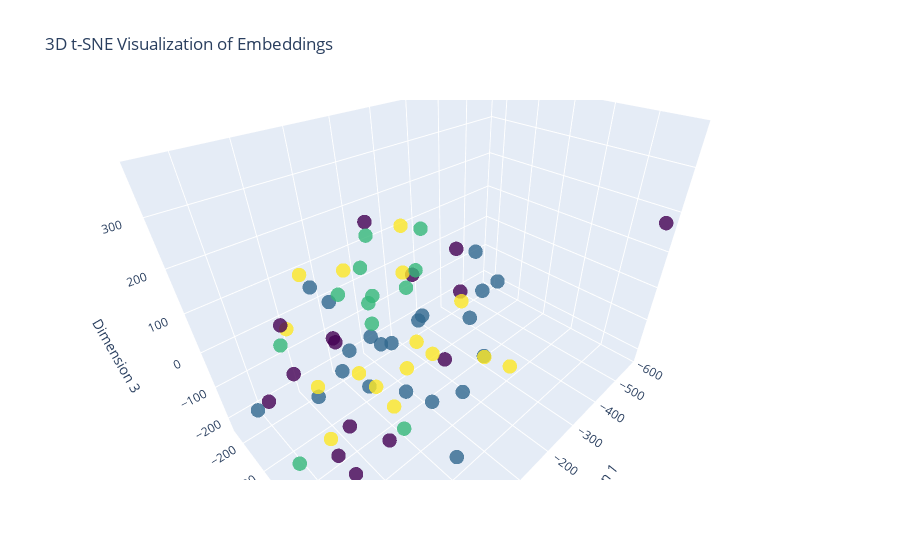

Notebook code for this chart:
### Markdown cell above
This code snippet provides a summary for generating a 3D t-SNE visualization of embeddings using Plotly. It demonstrates how words that are similar to each other are positioned closer together.

### Code cell
# Get the first batch from the validation data
batch = next(iter(valid_dataloader))

# Extract the text and offsets from the batch
label, text, offsets = batch

# Send the data to the device (GPU if available)
text = text.to(device)
offsets = offsets.to(device)

# Get the embeddings bag output for the batch
embedded = model.embedding(text, offsets)

# Convert the embeddings tensor to a numpy array
embeddings_numpy = embedded.detach().cpu().numpy()

# Perform t-SNE on the embeddings to reduce their dimensionality to 3D.
X_embedded_3d = TSNE(n_components=3).fit_transform(embeddings_numpy)

# Create a 3D scatter plot using Plotly
trace = go.Scatter3d(
    x=X_embedded_3d[:, 0],
    y=X_embedded_3d[:, 1],
    z=X_embedded_3d[:, 2],
    mode='markers',
    marker=dict(
        size=5,
        color=label.numpy(),  # Use label information for color
        colorscale='Viridis',  # Choose a colorscale
        opacity=0.8
    )
)

layout = go.Layout(title="3D t-SNE Visualization of Embeddings",
                   scene=dict(xaxis_title='Dimension 1',
                              yaxis_title='Dimension 2',
                              zaxis_title='Dimension 3'))

fig = go.Figure(data=[trace], layout=layout)
fig.show()

### Figure 1 — Plotly figure (JSON) as saved in the notebook; plotly's stock layout.template omitted (floating-point values rounded to 4 significant figures)
{"data": [{"marker": {"color": [1, 1, 0, 3, 0, 3, 3, 2, 1, 2, 1, 0, 1, 3, 2, 2, 0, 1, 0, 1, 1, 1, 1, 3, 0, 1, 0, 3, 0, 1, 0, 1, 1, 3, 3, 3, 3, 1, 2, 2, 2, 2, 0, 1, 1, 0, 1, 3, 3, 3, 2, 1, 3, 3, 0, 0, 1, 2, 3, 1, 2, 2, 0, 0], "colorscale": [[0, "#440154"], [0.1111, "#482878"], [0.2222, "#3e4989"], [0.3333, "#31688e"], [0.4444, "#26828e"], [0.5556, "#1f9e89"], [0.6667, "#35b779"], [0.7778, "#6ece58"], [0.8889, "#b5de2b"], [1, "#fde725"]], "opacity": 0.8, "size": 5}, "mode": "markers", "type": "scatter3d", "x": [-377.9, -156.0, 140.8, 169.5, -115.4, 80.34, 138.8, 47.84, -262.2, 22.98, 139.6, -74.85, 122.0, 22.44, -195.2, 243.8, 210.7, 76.2, 242.9, -139.8, 114.1, 241.1, -77.31, -171.6, -102.4, -59.72, 112.8, 87.24, -103.5, 11.14, 113.3, 7.028, -95.31, -128.9, 38.04, -210.7, 103.8, -47.03, -50.53, 160.2, -86.26, -12.95, 160.7, -96.02, -12.11, 74.41, -8.405, 3.559, 40.13, -148.3, -192.9, -78.21, -246.9, 137.7, 44.96, -184.7, -80.77, 29.46, -27.45, -30.68, -42.47, -22.29, 43.79, -576.5], "y": [-92.81, 93.14, 70.41, -34.53, -191.2, 185.6, 131.0, 110.7, 75.8, -11.65, -40.92, 13.41, 43.36, 133.6, -95.6, 64.86, 154.5, -113.8, 2.954, -38.61, 29.21, -96.47, 200.9, 194.0, 115.7, 75.77, -219.1, 141.2, 72.11, 221.1, -217.7, -65.52, -105.5, -85.28, 13.04, 93.36, -119.7, 178.7, -94.21, -112.0, -150.8, 98.29, 97.44, -196.3, 244.5, -56.06, -158.4, 76.46, -232.0, -16.42, -158.0, 20.66, -16.87, -34.61, 49.34, 24.73, -43.84, 13.63, -161.0, -54.33, -230.2, -70.81, -124.9, 283.5], "z": [31.24, 42.82, -58.76, 130.0, 175.3, 374.6, 121.5, -113.1, 74.45, 198.5, -68.07, 149.9, 203.9, 114.8, 164.5, -71.92, 8.076, 131.9, 37.02, -16.3, 35.69, -70.18, 59.81, -36.93, 147.9, -149.8, -152.3, 10.31, -53.55, -130.9, -1.793, -158.2, -114.3, 84.56, -75.39, -104.4, -127.3, -28.21, 203.3, 37.48, 9.209, 227.1, -158.6, -150.0, 259.3, 26.79, -116.9, -1.653, 88.71, -126.0, -23.62, 39.02, -20.07, -198.1, -211.3, 167.2, -226.7, 88.64, 101.8, -44.48, -5.384, 64.61, -24.72, 177.3]}], "layout": {"autosize": true, "scene": {"aspectmode": "auto", "aspectratio": {"x": 1.295, "y": 0.8137, "z": 0.9491}, "camera": {"center": {"x": 0, "y": 0, "z": 0}, "eye": {"x": 0.8362, "y": 0.8362, "z": 0.8362}, "projection": {"type": "perspective"}, "up": {"x": 0, "y": 0, "z": 1}}, "xaxis": {"title": {"text": "Dimension 1"}, "type": "linear"}, "yaxis": {"title": {"text": "Dimension 2"}, "type": "linear"}, "zaxis": {"title": {"text": "Dimension 3"}, "type": "linear"}}, "title": {"text": "3D t-SNE Visualization of Embeddings"}}}
